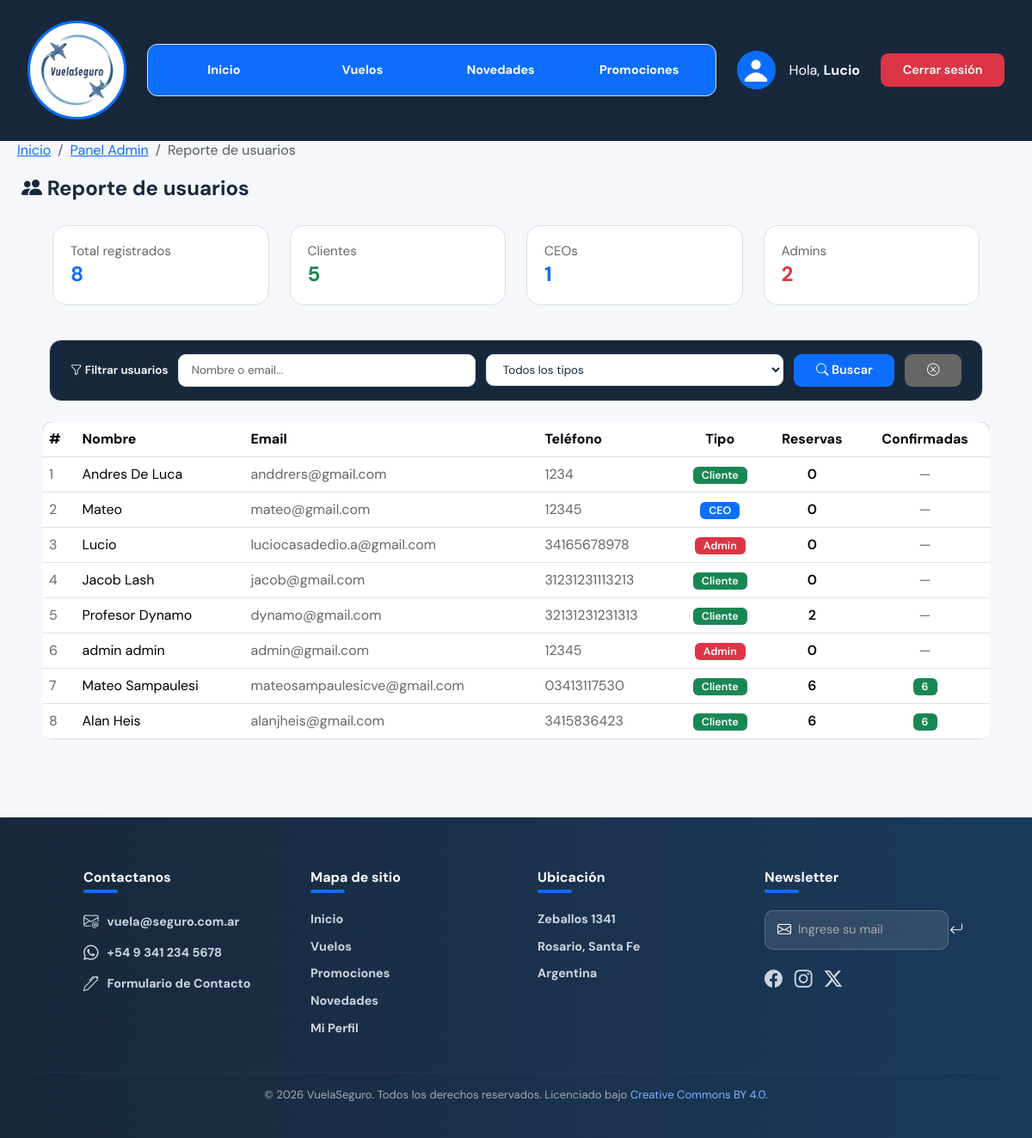
The app's page /PERFIL/admin-reporte-usuarios.php (signed in) with its own data.
### tables this page shows
CREATE TABLE `usuarios` (
  `codUsuario` int(11) NOT NULL,
  `nombreUsuario` varchar(100) DEFAULT NULL,
  `claveUsuario` varchar(255) NOT NULL,
  `tipoUsuario` varchar(20) DEFAULT NULL,
  `emailUsuario` varchar(100) DEFAULT NULL,
  `telefonoUsuario` varchar(20) DEFAULT NULL
);

### PERFIL/admin-reporte-usuarios.php (the view, shortened to what this page needs)
<?php
include_once('../conexion.inc');
$filtroBuscar = isset($_GET['buscar']) ? trim($_GET['buscar']) : '';
$porPagina    = 10;
$paginaActual = isset($_GET['pagina']) && is_numeric($_GET['pagina']) ? max(1, (int)$_GET['pagina']) : 1;
$where      = "WHERE 1=1";
$tipos_bind = "";
$params     = [];
$offset = ($paginaActual - 1) * $porPagina;
$conteosPorTipo = [];
$resTipos = mysqli_query($link, "SELECT tipoUsuario, COUNT(*) AS total FROM usuarios GROUP BY tipoUsuario");
while ($fila = mysqli_fetch_assoc($resTipos)) {
    $conteosPorTipo[$fila['tipoUsuario']] = (int)$fila['total'];
}
$totalGeneral = array_sum($conteosPorTipo);
$sqlLista = "SELECT u.codUsuario, u.nombreUsuario, u.emailUsuario, u.telefonoUsuario,
                    u.tipoUsuario,
                    COUNT(r.codReserva) AS totalReservas,
                    SUM(CASE WHEN r.estadoReserva = 'Confirmada' THEN 1 ELSE 0 END) AS comprasConfirmadas
             FROM usuarios u
             LEFT JOIN reservas r ON r.codUsuario = u.codUsuario
             $where
             GROUP BY u.codUsuario
             ORDER BY u.codUsuario ASC
             LIMIT ? OFFSET ?";
$tipos_bind_full = $tipos_bind . "ii";
$paramsLista     = $params;
$paramsLista[]   = &$porPagina;
$paramsLista[]   = &$offset;
$stmtLista = mysqli_prepare($link, $sqlLista);
mysqli_stmt_bind_param($stmtLista, $tipos_bind_full, ...$paramsLista);
mysqli_stmt_execute($stmtLista);
$resUsuarios = mysqli_stmt_get_result($stmtLista);
$nombreAdmin = $_SESSION['nombreUsuario'];
?>
<!DOCTYPE html>
<html lang="es">
<head>
    <link rel="stylesheet" href="https://cdn.jsdelivr.net/npm/bootstrap-icons@1.13.1/font/bootstrap-icons.min.css">
    <link href="https://cdn.jsdelivr.net/npm/bootstrap@5.3.3/dist/css/bootstrap.min.css" rel="stylesheet"/>
    <link rel="stylesheet" href="../INDEX/estilos-globales.css">
    <link rel="stylesheet" href="../CONTACTO/contacto.css">
    <link rel="stylesheet" href="../PERFIL/perfiles.css">
</head>
<body>
<header>
  <section class="navbar-section">
    <div class="header-wrapper">
      <nav class="navbar-custom">
        <div class="logo-wrap">
          <img src="../INDEX/logo-vuelaseguro.png" class="logo-vuela" alt="Logo VuelaSeguro">
        </div>
        <div class="nav-links">
          <a href="../INDEX/index.php">Inicio</a>
          <a href="../VUELOS/vuelos.php">Vuelos</a>
          <a href="../NOVEDADES/novedades.php">Novedades</a>
          <a href="../PROMOCIONES/promociones.php">Promociones</a>
        </div>
        <div class="nav-right">
          <div class="foto-perfil" title="Perfil">
            <svg width="26" height="40" viewBox="0 0 42 42" xmlns="http://www.w3.org/2000/svg">
              <circle cx="21" cy="10" r="9" fill="#ffffff"/>
              <path d="M -4 42 Q 21 7 46 42 Z" fill="#ffffff"/>
            </svg>
          </div>
          <?php if (!empty($_SESSION)): ?>
              <span class="text-white me-2">
                <a href="../PERFIL/perfiles.php" style="text-decoration:none;color:white;">
                  Hola, <strong><?php echo htmlspecialchars($nombreAdmin); ?></strong>
                </a>
              </span>
              <a href="../LOGIN/logout.php" class="btn-registro" style="text-decoration:none;background:#dc3545;">Cerrar sesión</a>
          <?php else: ?>
              <a href="../LOGIN/login.php" class="btn-registro" style="text-decoration:none;color:white;">Iniciar sesión</a>
          <?php endif; ?>
        </div>
      </nav>
      <nav aria-label="breadcrumb">
        <ol class="breadcrumb">
          <li class="breadcrumb-item"><a href="../INDEX/index.php">Inicio</a></li>
          <li class="breadcrumb-item"><a href="../PERFIL/perfiles.php">Panel Admin</a></li>
          <li class="breadcrumb-item active" aria-current="page">Reporte de usuarios</li>
        </ol>
      </nav>
    </div>
  </section>
</header>
<div class="contacto-wrapper">
    <div class="contacto-header">
        <h2><i class="bi bi-people-fill"></i> Reporte de usuarios</h2>
    </div>
    <div class="row" style="margin: 0 1.5rem 1.5rem;">
        <div class="col-md-3" style="margin-bottom:1rem;">
            <div class="contacto-form-card" style="margin:0;padding:20px;">
                <h4 style="border:none;padding:0;margin-bottom:4px;">Total registrados</h4>
                <h2 style="color:var(--azul);margin:0;"><?php echo $totalGeneral; ?></h2>
            </div>
        </div>
        <div class="col-md-3" style="margin-bottom:1rem;">
            <div class="contacto-form-card" style="margin:0;padding:20px;">
                <h4 style="border:none;padding:0;margin-bottom:4px;">Clientes</h4>
                <h2 style="color:var(--verde);margin:0;"><?php echo $conteosPorTipo['usuario'] ?? 0; ?></h2>
            </div>
        </div>
        <div class="col-md-3" style="margin-bottom:1rem;">
            <div class="contacto-form-card" style="margin:0;padding:20px;">
                <h4 style="border:none;padding:0;margin-bottom:4px;">CEOs</h4>
                <h2 style="color:var(--azul);margin:0;"><?php echo $conteosPorTipo['CEO'] ?? 0; ?></h2>
            </div>
        </div>
        <div class="col-md-3" style="margin-bottom:1rem;">
            <div class="contacto-form-card" style="margin:0;padding:20px;">
                <h4 style="border:none;padding:0;margin-bottom:4px;">Admins</h4>
                <h2 style="color:var(--rojo);margin:0;"><?php echo $conteosPorTipo['admin'] ?? 0; ?></h2>
            </div>
        </div>
    </div>
    <form method="GET" class="filtro-bar">
        <span class="filtro-titulo"><i class="bi bi-funnel"></i> Filtrar usuarios</span>
        <input type="text"
               name="buscar"
               class="filtro-input"
               placeholder="Nombre o email..."
               value="<?php echo htmlspecialchars($filtroBuscar); ?>">
        <select name="tipo" class="filtro-input" style="cursor:pointer;">
            <option value="">Todos los tipos</option>
        </select>
        <button type="submit" class="btn-buscar">
            <i class="bi bi-search"></i> Buscar
        </button>
        <a href="admin-reporte-usuarios.php" class="btn-buscar"
           style="background:var(--gris);text-decoration:none;display:flex;align-items:center;">
            <i class="bi bi-x-circle"></i>
        </a>
    </form>
    <div class="table-responsive" style="margin:0 1.5rem;">
        <table class="table table-hover" style="background:#ffffff;border-radius:12px;overflow:hidden;">
            <thead style="background:var(--azul-oscuro);color:#ffffff;">
                <tr>
                    <th>#</th>
                    <th>Nombre</th>
                    <th>Email</th>
                    <th>Teléfono</th>
                    <th class="text-center">Tipo</th>
                    <th class="text-center">Reservas</th>
                    <th class="text-center">Confirmadas</th>
                </tr>
            </thead>
            <tbody>
                <?php if (mysqli_num_rows($resUsuarios) === 0): ?>
                    <tr>
                        <td colspan="7" class="text-center" style="padding:28px;color:var(--gris);">
                            <i class="bi bi-search d-block fs-3 mb-2"></i>
                            No se encontraron usuarios con esos filtros.
                        </td>
                    </tr>
                <?php else: ?>
                    <?php while ($u = mysqli_fetch_assoc($resUsuarios)):
                        $badgeColor = match($u['tipoUsuario']) {
                            'admin'   => 'var(--rojo)',
                            'CEO'     => 'var(--azul)',
                            default   => 'var(--verde)',
                        };
                        $badgeLabel = match($u['tipoUsuario']) {
                            'admin'   => 'Admin',
                            'CEO'     => 'CEO',
                            default   => 'Cliente',
                        };
                    ?>
                    <tr>
                        <td style="color:var(--gris);"><?php echo $u['codUsuario']; ?></td>
                        <td><?php echo htmlspecialchars($u['nombreUsuario'] ?? '—'); ?></td>
                        <td style="color:var(--gris);"><?php echo htmlspecialchars($u['emailUsuario'] ?? '—'); ?></td>
                        <td style="color:var(--gris);"><?php echo htmlspecialchars($u['telefonoUsuario'] ?? '—'); ?></td>
                        <td class="text-center">
                            <span style="background:<?php echo $badgeColor; ?>;color:#fff;
                                         border-radius:6px;padding:2px 10px;
                                         font-size:.78rem;font-weight:600;">
                                <?php echo $badgeLabel; ?>
                            </span>
                        </td>
                        <td class="text-center" style="font-weight:600;">
                            <?php echo (int)$u['totalReservas']; ?>
                        </td>
                        <td class="text-center">
                            <?php if ((int)$u['comprasConfirmadas'] > 0): ?>
                                <span style="background:var(--verde);color:#fff;
                                             border-radius:6px;padding:2px 10px;
                                             font-size:.78rem;font-weight:600;">
                                    <?php echo (int)$u['comprasConfirmadas']; ?>
                                </span>
                            <?php else: ?>
                                <span style="color:var(--gris);">—</span>
                            <?php endif; ?>
                        </td>
                    </tr>
                    <?php endwhile; ?>
                <?php endif; ?>
            </tbody>
        </table>
    </div>
</div>
<section class="footer-section">
    <footer>
        <div class="row">
            <div class="col">
                <h3><strong>Contactanos</strong><div class="subrayado"></div></h3>
                <ul>
                    <li><i class="bi bi-envelope-at"></i><a href="mailto:vuela@seguro.com.ar">vuela@seguro.com.ar</a></li>
                    <li><i class="bi bi-whatsapp"></i><a href="#">+54 9 341 234 5678</a></li>
                    <li><i class="bi bi-pen"></i><a href="../CONTACTO/contacto.php">Formulario de Contacto</a></li>
                </ul>
            </div>
            <div class="col">
                <h3><strong>Mapa de sitio</strong><div class="subrayado"></div></h3>
                <ul>
                    <li><a href="../INDEX/index.php">Inicio</a></li>
                    <li><a href="../VUELOS/vuelos.php">Vuelos</a></li>
                    <li><a href="../PROMOCIONES/promociones.php">Promociones</a></li>
                    <li><a href="../NOVEDADES/novedades.php">Novedades</a></li>
                    <li><a href="../PERFIL/perfiles.php">Mi Perfil</a></li>
                </ul>
            </div>
            <div class="col">
                <h3><strong>Ubicación</strong><div class="subrayado"></div></h3>
                <ul>
                    <li><a href="https://maps.app.goo.gl/UvsGpUXHgk9GkpYP9" target="_blank">Zeballos 1341</a></li>
                    <li><a href="https://maps.app.goo.gl/87YMeSLAp74gH9mc7" target="_blank">Rosario, Santa Fe</a></li>
                    <li><a href="https://maps.app.goo.gl/u94xc8o8xowqeTuz8" target="_blank">Argentina</a></li>
                </ul>
            </div>
            <div class="col">
                <h3><strong>Newsletter</strong><div class="subrayado"></div></h3>
                <form>
                    <i class="bi bi-envelope"></i>
                    <input type="email" placeholder="Ingrese su mail">
                    <button type="submit"><i class="bi bi-arrow-return-left"></i></button>
                </form>
                <div class="iconos-redes">
                    <i class="bi bi-facebook"></i>
                    <i class="bi bi-instagram"></i>
                    <i class="bi bi-twitter-x"></i>
                </div>
            </div>
        </div>
        <hr>
        <p class="copyright">&copy; 2026 VuelaSeguro. Todos los derechos reservados. Licenciado bajo
            <a href="https://creativecommons.org/licenses/by/4.0/" target="_blank" rel="noopener noreferrer">Creative Commons BY 4.0</a>.
        </p>
    </footer>
</section>
</body>
</html>

### CONTACTO/contacto.css (style rules this page uses)
.contacto-wrapper { padding: 25px; }
.contacto-header { display: flex; justify-content: space-between; align-items: center; margin-bottom: 20px; }
.contacto-header h2 { font-size: 1.5rem; font-weight: 700; }
.contacto-form-card { background: #ffffff; border: 1px solid var(--borde); border-radius: 16px; padding: 32px; max-width: 620px; margin: 0 auto; }
.contacto-form-card h2 { font-size: 1.5rem; font-weight: 700; margin-bottom: 6px; }
.contacto-form-card h4 { font-size: 0.95rem; color: var(--gris); font-weight: 400; margin-bottom: 28px; border-bottom: 1px solid var(--borde); padding-bottom: 18px; }

### PERFIL/perfiles.css (style rules this page uses)
.contacto-wrapper { padding: 25px; }
.contacto-header { display: flex; justify-content: space-between; align-items: center; margin-bottom: 20px; }
.contacto-header h2 { font-size: 1.5rem; font-weight: 700; }
.contacto-form-card { background: #ffffff; border: 1px solid var(--borde); border-radius: 16px; padding: 32px; max-width: 620px; margin: 0 auto; }
.contacto-form-card h2 { font-size: 1.5rem; font-weight: 700; margin-bottom: 6px; }
.contacto-form-card h4 { font-size: 0.95rem; color: var(--gris); font-weight: 400; margin-bottom: 28px; border-bottom: 1px solid var(--borde); padding-bottom: 18px; }

### records on screen
usuarios: codUsuario "1", nombreUsuario "Andres De Luca", emailUsuario "anddrers@gmail.com", telefonoUsuario "1234", tipoUsuario "Cliente", totalReservas "0"
usuarios: codUsuario "2", nombreUsuario "Mateo", emailUsuario "mateo@gmail.com", telefonoUsuario "12345", tipoUsuario "CEO", totalReservas "0"
usuarios: codUsuario "3", nombreUsuario "Lucio", emailUsuario "luciocasadedio.a@gmail.com", telefonoUsuario "34165678978", tipoUsuario "Admin", totalReservas "0"
usuarios: codUsuario "4", nombreUsuario "Jacob Lash", emailUsuario "jacob@gmail.com", telefonoUsuario "31231231113213", tipoUsuario "Cliente", totalReservas "0"
usuarios: codUsuario "5", nombreUsuario "Profesor Dynamo", emailUsuario "dynamo@gmail.com", telefonoUsuario "32131231231313", tipoUsuario "Cliente", totalReservas "2"
usuarios: codUsuario "6", nombreUsuario "admin admin", emailUsuario "admin@gmail.com", telefonoUsuario "12345", tipoUsuario "Admin", totalReservas "0"
usuarios: codUsuario "7", nombreUsuario "Mateo Sampaulesi", emailUsuario "mateosampaulesicve@gmail.com", telefonoUsuario "03413117530", tipoUsuario "Cliente", totalReservas "6", comprasConfirmadas "6"
usuarios: codUsuario "8", nombreUsuario "Alan Heis", emailUsuario "alanjheis@gmail.com", telefonoUsuario "3415836423", tipoUsuario "Cliente", totalReservas "6", comprasConfirmadas "6"

### other values on screen
$nombreAdmin "Lucio"
$totalGeneral "8"
$conteosPorTipo['usuario'] "5"
$conteosPorTipo['CEO'] "1"
$conteosPorTipo['admin'] "2"
